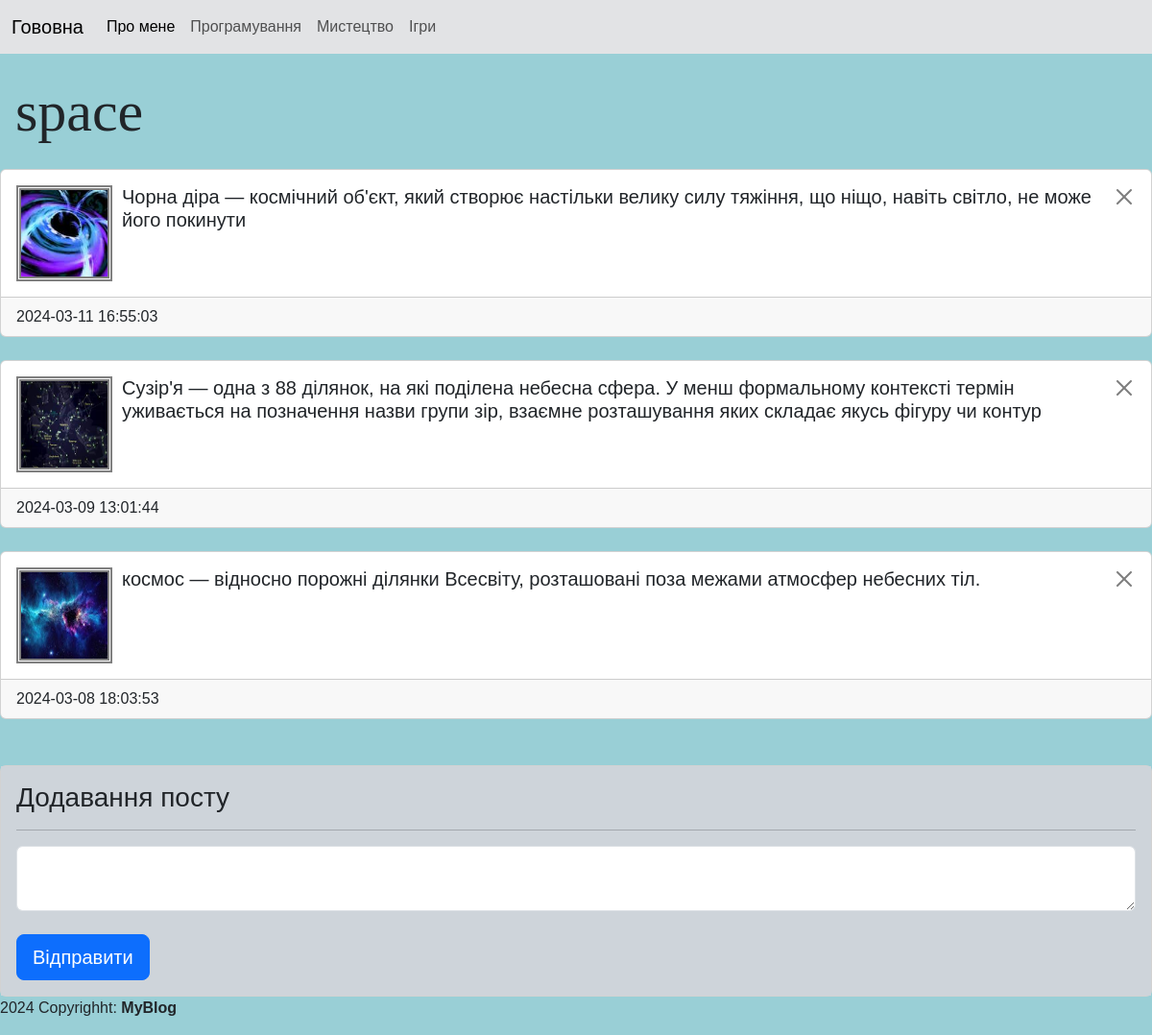
The app's page /post/category/space with its own data.
### tables this page shows
CREATE TABLE category(
	category_id INTEGER PRIMARY KEY AUTOINCREMENT,
	category_name TEXT
);

CREATE TABLE post(
	post_id INTEGER PRIMARY KEY AUTOINCREMENT,
	category_id INTEGER NOT NULL,
	post_text TEXT,
	post_datetime TEXT NOT NULL DEFAULT CURRENT_TIMESTAMP,
	FOREIGN KEY(category_id) REFERENCES category(category_id)
ON UPDATE CASCADE ON DELETE CASCADE
);

### main.py (the view)
@app.route("/post/category/<category_name>", methods=["GET", "POST"])
def post_category(category_name):
    category_id = db.getIdByCategory(category_name)
    if request.method == "GET":
        posts = db.getPostsByCategory(category_name)
    if request.method == "POST":
        db.addPost(request.form["category_id"], request.form["post"])
        posts = db.getPostsByCategory(category_name)
        return redirect(f"/post/category/{category_name}")
    return render_template("post_category.html",
                           category_name=category_name,
                           category_id=category_id,
                           posts = posts)

### db_scripts.py (called while the page is built)
def open():
    global connection,cursor
    connection = sqlite3.connect(db_name)
    cursor = connection.cursor()

def close():
    cursor.close()
    connection.close()

def getIdByCategory(category_name):
    open()
    cursor.execute('''  SELECT category_id
                        FROM category
                        WHERE category_name = (?)

                   ''', [category_name])
    category_id = cursor.fetchone()[0]
    close()
    return category_id

def getPostsByCategory(category_name):
    open()
    cursor.execute('''  SELECT * FROM post, category
                        WHERE category_name = (?)
                        AND post.category_id = category.category_id
                        ORDER BY post_datetime DESC
                   ''', [category_name])
    posts = cursor.fetchall()
    close()
    return posts

### templates/post_category.html (shortened to what this page needs)
{%extends "index.html"%}
{%block content%}
<h2 class="my-4 ms-3 category-header">{{category_name}}</h2>
<section class="category_content">
    <div>
        {%for post in posts%}
        <div class="card my-4">
          <div class="card-body">
          <a href="/post/delete/{{post[0]}}/{{category_name}}" onclick="return confirm('Видалити пост?')">
            <button type="button" class="btn-close" data-bs-dismiss="alert" aria-label="Close" style="float: right"></button>
          </a>
            <img class="post-image" src="/static/{{post[0]}}.jpg" alt="{{post[0]}}.jpg" width="100px" height="100px">
            <h5 class="card-title">{{post[2]}}</h5>
          </div>
          <footer class="card-footer">{{post[3]}}</footer>
        </div>
        {%endfor%}
    </div>
    <div class="card mt-5">
        <div class="card-body bg-dark-subtle">
          <h3 class="card-title">Додавання посту</h3>
          <hr>
          <form method="POST">
              <textarea name="post" class="form-control post-input"></textarea><br>
              <input type="submit" class="btn btn-primary btn-lg" value="Відправити">
          </form>
        </div>
      </div>
</section>
{%endblock%}

### templates/index.html (shortened to what this page needs)
<!DOCTYPE html>
<html lang="en">
<head>
    <link href="https://cdn.jsdelivr.net/npm/bootstrap@5.3.3/dist/css/bootstrap.min.css" rel="stylesheet">
    <link rel="stylesheet" href="/static/style.css">
</head>
<body>
   {% include "menu.html" %}
   <main>
    {% block content %}
    {% endblock %}
   </main>
   {% include "footer.html" %}
</body>
</html>

### templates/menu.html (shortened to what this page needs)
<header>
    <nav class="navbar navbar-expand-lg bg-secondary-subtle">
        <div class="container-fluid">
          <a class="navbar-brand" href="/">Гововна</a>
            <div class="collapse navbar-collapse" id="navbarSupportedContent">
                <ul class="navbar-nav me-auto mb-2 mb-lg-0">
                    <li class="nav-item">
                        <a class="nav-link active" aria-current="page" href="/about">Про мене</a>
                    </li>
                    <li class="nav-item">
                        <a class="nav-link" href="/post/category/programming">Програмування</a>
                    </li>
                    <li class="nav-item">
                        <a class="nav-link" href="/post/category/art">Мистецтво</a>
                    </li>
                    <li class="nav-item">
                        <a class="nav-link" href="/post/category/games">Ігри</a>
                    </li>
                </ul>
          </div>
        </div>
      </nav>
</header>

### templates/footer.html
<footer>
    <p>2024 Copyrighht: <b>MyBlog</b> </p>
</footer>

### static/style.css (style rules this page uses)
body { background: rgb(153, 207, 214); font-family: Arial, Helvetica, sans-serif; }
.post-image { float: left; border: 5px double gray; margin-right: 10px; }
.category-header { font-size: 60px; font-family: 'Century Gothic'; }
.post-input { font-size: large; }

### records on screen
category: category_name "space"
post: shows a picture, post_text "Чорна діра — космічний об'єкт, який створює настільки велику силу тяжіння, що ніщо, навіть світло, не може його покинути", post_datetime "2024-03-11 16:55:03"
post: shows a picture, post_text "Сузір'я — одна з 88 ділянок, на які поділена небесна сфера. У менш формальному контексті термін уживається на позначення назви групи зір, взаємне розташування яких складає якусь фігуру чи контур", post_datetime "2024-03-09 13:01:44"
post: shows a picture, post_text "космос — відносно порожні ділянки Всесвіту, розташовані поза межами атмосфер небесних тіл.", post_datetime "2024-03-08 18:03:53"
